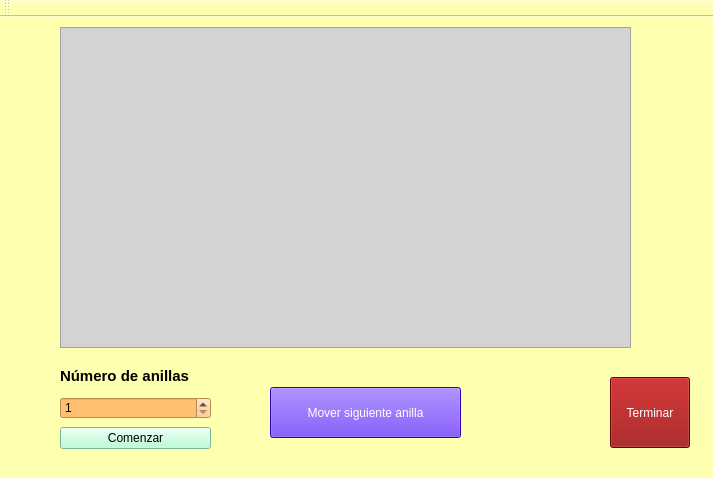
<?xml version="1.0" encoding="UTF-8"?>
<ui version="4.0">
 <class>MainWindow</class>
 <widget class="QMainWindow" name="MainWindow">
  <property name="geometry">
   <rect>
    <x>0</x>
    <y>0</y>
    <width>713</width>
    <height>478</height>
   </rect>
  </property>
  <property name="windowTitle">
   <string>MainWindow</string>
  </property>
  <property name="styleSheet">
   <string notr="true">
background : rgb(254, 255, 175);
</string>
  </property>
  <widget class="QWidget" name="centralWidget">
   <widget class="QPushButton" name="pushButton_2">
    <property name="geometry">
     <rect>
      <x>270</x>
      <y>370</y>
      <width>191</width>
      <height>51</height>
     </rect>
    </property>
    <property name="styleSheet">
     <string notr="true">
QPushButton {
color: white;
background-color:rgb(72, 0, 255);

}</string>
    </property>
    <property name="text">
     <string>Mover siguiente anilla</string>
    </property>
   </widget>
   <widget class="QPushButton" name="pushButton">
    <property name="geometry">
     <rect>
      <x>60</x>
      <y>410</y>
      <width>151</width>
      <height>22</height>
     </rect>
    </property>
    <property name="styleSheet">
     <string notr="true">
QPushButton {
color: black;
background-color: rgb(166, 255, 206);

}</string>
    </property>
    <property name="text">
     <string>Comenzar</string>
    </property>
   </widget>
   <widget class="QSpinBox" name="spinBoxAnillas">
    <property name="geometry">
     <rect>
      <x>60</x>
      <y>380</y>
      <width>151</width>
      <height>22</height>
     </rect>
    </property>
    <property name="styleSheet">
     <string notr="true">
QSpinBox {

background-color: rgb(255, 192, 114);

}
</string>
    </property>
    <property name="minimum">
     <number>1</number>
    </property>
    <property name="maximum">
     <number>200</number>
    </property>
   </widget>
   <widget class="QLabel" name="label">
    <property name="geometry">
     <rect>
      <x>60</x>
      <y>350</y>
      <width>154</width>
      <height>18</height>
     </rect>
    </property>
    <property name="styleSheet">
     <string notr="true">QLabel {

font-weight: bold;
font-size: 15px;
}</string>
    </property>
    <property name="text">
     <string>Número de anillas</string>
    </property>
   </widget>
   <widget class="QGraphicsView" name="graphicsViewVista">
    <property name="geometry">
     <rect>
      <x>60</x>
      <y>10</y>
      <width>571</width>
      <height>321</height>
     </rect>
    </property>
    <property name="maximumSize">
     <size>
      <width>571</width>
      <height>321</height>
     </size>
    </property>
    <property name="styleSheet">
     <string notr="true">background: lightgray;</string>
    </property>
   </widget>
   <widget class="QPushButton" name="pushButton_3">
    <property name="geometry">
     <rect>
      <x>610</x>
      <y>360</y>
      <width>80</width>
      <height>71</height>
     </rect>
    </property>
    <property name="styleSheet">
     <string notr="true">
QPushButton {
color: white;
background-color: rgb(147, 3, 3);

}</string>
    </property>
    <property name="text">
     <string>Terminar</string>
    </property>
   </widget>
  </widget>
  <widget class="QToolBar" name="mainToolBar">
   <attribute name="toolBarArea">
    <enum>TopToolBarArea</enum>
   </attribute>
   <attribute name="toolBarBreak">
    <bool>false</bool>
   </attribute>
  </widget>
  <widget class="QStatusBar" name="statusBar"/>
 </widget>
 <layoutdefault spacing="6" margin="11"/>
 <resources/>
 <connections>
  <connection>
   <sender>pushButton_2</sender>
   <signal>clicked()</signal>
   <receiver>MainWindow</receiver>
   <slot>slotDespertar()</slot>
   <hints>
    <hint type="sourcelabel">
     <x>152</x>
     <y>109</y>
    </hint>
    <hint type="destinationlabel">
     <x>129</x>
     <y>39</y>
    </hint>
   </hints>
  </connection>
  <connection>
   <sender>pushButton</sender>
   <signal>clicked()</signal>
   <receiver>MainWindow</receiver>
   <slot>slotComenzar()</slot>
   <hints>
    <hint type="sourcelabel">
     <x>99</x>
     <y>85</y>
    </hint>
    <hint type="destinationlabel">
     <x>71</x>
     <y>70</y>
    </hint>
   </hints>
  </connection>
  <connection>
   <sender>pushButton_3</sender>
   <signal>clicked()</signal>
   <receiver>MainWindow</receiver>
   <slot>close()</slot>
   <hints>
    <hint type="sourcelabel">
     <x>157</x>
     <y>343</y>
    </hint>
    <hint type="destinationlabel">
     <x>178</x>
     <y>357</y>
    </hint>
   </hints>
  </connection>
 </connections>
 <slots>
  <slot>slotDespertar()</slot>
  <slot>slotComenzar()</slot>
 </slots>
</ui>
